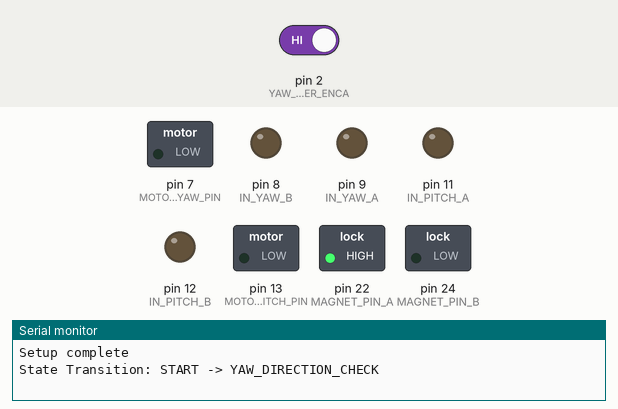
This sketch was run on a simulated Arduino Mega 2560, built with avr-gcc and run on an emulated ATmega2560. Parts: switched loads named in the sketch (green lamp = pin HIGH), output pins drawn as LEDs (lit = HIGH), the last lines printed to the serial monitor. The inputs (shaded band) are chosen by the test bench; at power-on: pin 2 (YAW_ENCODER_ENCA) HIGH.

Above: at 0.1 s.
At 32.6 s:
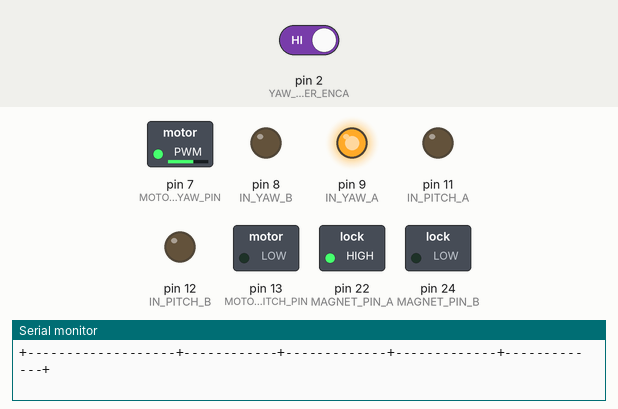
Timing chart, 0 to 34.1 s (numbered marks = the images above):
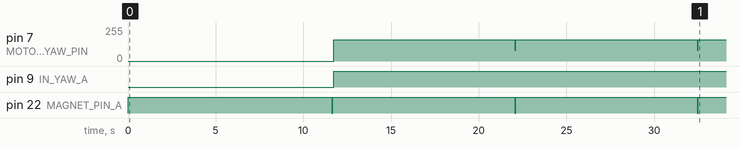

The sketch:

PEC-Arduino.ino
```cpp
#include <Arduino.h>
#include <util/atomic.h> // For the ATOMIC_BLOCK macro

// Define states
enum State {
  START,
  SYSTEM_AJUSTE_YAW_PITCH,
  YAW_DIRECTION_CHECK,
  PITCH_DIRECTION_CHECK,
  YAW_DIRECTION_BREAK_CHECK,
  PITCH_DIRECTION_BREAK_CHECK
};

enum MagnetState {
  OFF,
  ON
};

// Current state
State currentState = START;
State previousState = START; // To track state changes
volatile int posi = 0; // specify posi as volatile: https://www.arduino.cc/reference/en/language/variables/variable-scope-qualifiers/volatile/
const int ENCODER_RESOLUTION = 1200; // Change this to your encoder's resolution

// Pin configurations
#define ANEMOMETER_SPEED_PIN A0
#define ANEMOMETER_DIRECTION_PIN A1
#define YAW_ENCODER_ENCA 2
#define YAW_ENCODER_ENCB 3
#define PITCH_ENCODER_ENCA 4
#define PITCH_ENCODER_ENCB 5
#define IN_YAW_A 9
#define IN_YAW_B 8
#define IN_PITCH_A 11
#define IN_PITCH_B 12
#define MOTOR_YAW_PIN 7  // Make sure this is a PWM pin
#define MOTOR_PITCH_PIN 13  // Make sure this is a PWM pin
#define MAGNET_PIN_A 22
#define MAGNET_PIN_B 24

// Motor speed definitions
#define LOW_SPEED 80  // Assuming 0-255 for analogWrite
#define MEDIUM_SPEED 160

#define ALLOWANCE_THRESHOLD 30 // Allows for º Error

// Placeholder values for anemometer readings
int anemometerSpeedValues[10] = {5, 6, 7, 8, 9, 10, 11, 12, 13, 14};
int anemometerDirectionValues[10] = {20, 45, 90, 135, 180, 225, 270, 315, 360, 45};
int loopCounter = 0;
int currentIndex = 0;

//checks if a value is within the target ± the allowance (30 degrees in this case). It also handles edge cases for wrap-around at 0 and 360 degrees.
#define WITHIN_ALLOWANCE(value, target) (((value) >= (target) - (ALLOWANCE_THRESHOLD) && (value) <= (target) + (ALLOWANCE_THRESHOLD)) || ((target) - (ALLOWANCE_THRESHOLD) < 0 && (value) >= 360 + (target) - (ALLOWANCE_THRESHOLD)) || ((target) + (ALLOWANCE_THRESHOLD) > 360 && (value) <= (target) + (ALLOWANCE_THRESHOLD) - 360))

float readAnemometerSpeed() {
  // Return a value from the list iteratively
  return anemometerSpeedValues[currentIndex];
}

int readAnemometerDirection() {
  // Return a value from the list iteratively
  return anemometerDirectionValues[currentIndex];
}

int getYawEncoder() {
  int pos = 0;
  ATOMIC_BLOCK(ATOMIC_RESTORESTATE) {
    pos = posi;
  }

  // Convert position to degrees
  float degrees = (pos % ENCODER_RESOLUTION) * 360.0 / ENCODER_RESOLUTION;
  if (degrees < 0) {
    degrees += 360.0;
  }
  return degrees;
}

int getPitchEncoder() {
  // Placeholder: read analog value and convert to direction
  return readAnemometerDirection() + 5;  // For testing purposes, return always true value.
}

int getPitchBreakEncoder() {
  return readAnemometerDirection() + 20;  // For testing purposes, return always true value.
}

void setMotorYawSpeed(int speed) {
  // Set motor speed using PWM
  if (speed > 0) {
    digitalWrite(IN_YAW_A, HIGH);
    digitalWrite(IN_YAW_B, LOW);
    analogWrite(MOTOR_YAW_PIN, speed);
  } else {
    digitalWrite(IN_YAW_A, LOW);
    digitalWrite(IN_YAW_B, LOW);
    analogWrite(MOTOR_YAW_PIN, 0);
  }
}

void setMotorPitchSpeed(int speed) {
  // Set motor speed using PWM
  if (speed > 0) {
    digitalWrite(IN_PITCH_A, HIGH);
    digitalWrite(IN_PITCH_B, LOW);
    analogWrite(MOTOR_PITCH_PIN, speed);
  } else {
    digitalWrite(IN_PITCH_A, LOW);
    digitalWrite(IN_PITCH_B, LOW);
    analogWrite(MOTOR_PITCH_PIN, 0);
  }
}

void setup() {
  // Initialize serial communication for debugging
  Serial.begin(9600);

  // Initialize pin modes
  pinMode(ANEMOMETER_SPEED_PIN, INPUT);
  pinMode(ANEMOMETER_DIRECTION_PIN, INPUT);
  pinMode(YAW_ENCODER_ENCA, INPUT);
  pinMode(YAW_ENCODER_ENCB, INPUT);
  attachInterrupt(digitalPinToInterrupt(YAW_ENCODER_ENCA), readYawEncoder, RISING);
  pinMode(PITCH_ENCODER_ENCA, INPUT);
  pinMode(PITCH_ENCODER_ENCB, INPUT);
  attachInterrupt(digitalPinToInterrupt(PITCH_ENCODER_ENCA), readPitchEncoder, RISING);
  pinMode(MOTOR_YAW_PIN, OUTPUT);
  pinMode(MOTOR_PITCH_PIN, OUTPUT);
  pinMode(IN_YAW_A, OUTPUT);
  pinMode(IN_YAW_B, OUTPUT);
  pinMode(IN_PITCH_A, OUTPUT);
  pinMode(IN_PITCH_B, OUTPUT);
  pinMode(MAGNET_PIN_A, OUTPUT);
  pinMode(MAGNET_PIN_B, OUTPUT);

  Serial.println("Setup complete");
}

void printStateTransition(State oldState, State newState) {
  Serial.print("State Transition: ");
  switch (oldState) {
    case START:
      Serial.print("START");
      break;
    case SYSTEM_AJUSTE_YAW_PITCH:
      Serial.print("SYSTEM_AJUSTE_YAW_PITCH");
      break;
    case YAW_DIRECTION_CHECK:
      Serial.print("YAW_DIRECTION_CHECK");
      break;
    case PITCH_DIRECTION_CHECK:
      Serial.print("PITCH_DIRECTION_CHECK");
      break;
    case YAW_DIRECTION_BREAK_CHECK:
      Serial.print("YAW_DIRECTION_BREAK_CHECK");
      break;
    case PITCH_DIRECTION_BREAK_CHECK:
      Serial.print("PITCH_DIRECTION_BREAK_CHECK");
      break;
  }
  Serial.print(" -> ");
  switch (newState) {
    case START:
      Serial.println("START");
      break;
    case SYSTEM_AJUSTE_YAW_PITCH:
      Serial.println("SYSTEM_AJUSTE_YAW_PITCH");
      break;
    case YAW_DIRECTION_CHECK:
      Serial.println("YAW_DIRECTION_CHECK");
      break;
    case PITCH_DIRECTION_CHECK:
      Serial.println("PITCH_DIRECTION_CHECK");
      break;
    case YAW_DIRECTION_BREAK_CHECK:
      Serial.println("YAW_DIRECTION_BREAK_CHECK");
      break;
    case PITCH_DIRECTION_BREAK_CHECK:
      Serial.println("PITCH_DIRECTION_BREAK_CHECK");
      break;
  }
}

void printGeneralConditions(float windSpeed, int windDirection, int yawDirection, int pitchDirection) {
  String stateString;

    switch (currentState) {
      case START:
        stateString = "START";
        break;
      case SYSTEM_AJUSTE_YAW_PITCH:
        stateString = "SYSTEM_AJUSTE_YAW_PITCH";
        break;
      case YAW_DIRECTION_CHECK:
        stateString = "YAW_DIRECTION_CHECK";
        break;
      case PITCH_DIRECTION_CHECK:
        stateString = "PITCH_DIRECTION_CHECK";
        break;
      case YAW_DIRECTION_BREAK_CHECK:
        stateString = "YAW_DIRECTION_BREAK_CHECK";
        break;
      case PITCH_DIRECTION_BREAK_CHECK:
        stateString = "PITCH_DIRECTION_BREAK_CHECK";
        break;
    }

  Serial.println("+-------------------+------------+-------------+-------------+-------------+");
  Serial.println("|      State        | Wind Speed | Wind Dir (°)| Yaw Dir (°) | Pitch Dir (°)|");
  Serial.println("+-------------------+------------+-------------+-------------+-------------+");
  Serial.print("| ");
  Serial.print(stateString);
  Serial.print(" | ");
  Serial.print(windSpeed);
  Serial.print("        | ");
  Serial.print(windDirection);
  Serial.print("          | ");
  Serial.print(yawDirection);
  Serial.print("          | ");
  Serial.print("*");
  Serial.println("          |");
  Serial.println("+-------------------+------------+-------------+-------------+-------------+");
}

void changeMagnetState(MagnetState state){
  // Set motor speed using PWM
  if (state == ON) {
    digitalWrite(MAGNET_PIN_A, HIGH);
    digitalWrite(MAGNET_PIN_B, LOW);
  } else {
    digitalWrite(MAGNET_PIN_A, LOW);
    digitalWrite(MAGNET_PIN_B, LOW);
  }
}

void loop() {
  // Variables to hold sensor readings
  float windSpeed;
  int windDirection, yawDirection, pitchDirection;
  int motorSpeed = LOW_SPEED;

  // Iterate through the list every 200 loops
  if (loopCounter >= 200) {
    currentIndex = (currentIndex + 1) % 10;
    loopCounter = 0;

    // Read sensor values
    windSpeed = readAnemometerSpeed();
    windDirection = readAnemometerDirection();
    yawDirection = getYawEncoder();
    pitchDirection = getPitchEncoder();

    // Print general conditions every 100 iterations
    printGeneralConditions(windSpeed, windDirection, yawDirection, pitchDirection);
  } else {
    loopCounter++;
  }

  // Print state change, if status changed.
  if (currentState != previousState) {
    printStateTransition(previousState, currentState);
    previousState = currentState;
  }

  // Activate Magnet (Aux Breaking System)
  if (windSpeed >= 2 && windSpeed < 12) {
    changeMagnetState(OFF);
  }
  else{
    changeMagnetState(ON);
    //We need to increase "Speed" when magnet is turned on, because the magnet draws alot of power.
    motorSpeed = MEDIUM_SPEED;
  }

  //State Machine
  switch (currentState) {
    case START:
      windSpeed = readAnemometerSpeed();
      if (windSpeed >= 2 && windSpeed < 12) {
        currentState = YAW_DIRECTION_CHECK;
      } else {
        currentState = YAW_DIRECTION_BREAK_CHECK;
      }
      break;

    case YAW_DIRECTION_CHECK:
      windDirection = readAnemometerDirection();
      yawDirection = getYawEncoder();
      if (!WITHIN_ALLOWANCE(yawDirection, windDirection)) {
        setMotorYawSpeed(motorSpeed); // Adjust yaw at low speed
        currentState = YAW_DIRECTION_CHECK;
      } else {
        setMotorYawSpeed(0);
        currentState = PITCH_DIRECTION_CHECK;
      }
      break;

    case YAW_DIRECTION_BREAK_CHECK:
      windDirection = readAnemometerDirection();
      yawDirection = getYawEncoder();
      if (!WITHIN_ALLOWANCE(yawDirection, windDirection)) {
        setMotorYawSpeed(motorSpeed); // Adjust yaw at low speed
        currentState = YAW_DIRECTION_BREAK_CHECK;
      } else {
        setMotorYawSpeed(0);
        currentState = PITCH_DIRECTION_BREAK_CHECK;
      }
      break;

    case PITCH_DIRECTION_CHECK:
      windDirection = readAnemometerDirection();
      pitchDirection = getPitchEncoder();
      if (!WITHIN_ALLOWANCE(pitchDirection, windDirection + 5)) {
        setMotorPitchSpeed(motorSpeed); // Adjust pitch at low speed
        currentState = PITCH_DIRECTION_CHECK;
      } else {
        setMotorPitchSpeed(0);
        currentState = START;
      }
      break;

    case PITCH_DIRECTION_BREAK_CHECK:
      windDirection = readAnemometerDirection();
      pitchDirection = getPitchBreakEncoder();
      if (!WITHIN_ALLOWANCE(pitchDirection, windDirection + 20)) {
        setMotorPitchSpeed(motorSpeed); // Adjust pitch at low speed
        currentState = PITCH_DIRECTION_BREAK_CHECK;
      } else {
        setMotorPitchSpeed(0);
        currentState = START;
      }
      break;

    default:
      currentState = START;
      break;
  }

  // Add delay for readability in serial output
  delay(50);
}

void readYawEncoder() {
  int b = digitalRead(YAW_ENCODER_ENCB);
  if(b > 0){
    posi++;
  }
  else{
    posi--;
  }
}

void readPitchEncoder() {
  int b = digitalRead(PITCH_ENCODER_ENCB);
  if(b > 0){
    posi++;
  }
  else{
    posi--;
  }
}
```

Measured:
- by itself, pin 7 (MOTOR_YAW_PIN): 0/255 → 160/255 at 11.7 s
- by itself, pin 9 (IN_YAW_A): LOW → HIGH at 11.7 s
- by itself, pin 22 (MAGNET_PIN_A): alternates HIGH for 10.4 s and LOW for 0.05 s
